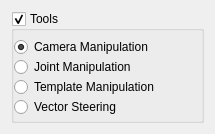
<?xml version="1.0" encoding="UTF-8"?>
<ui version="4.0">
 <class>ToolsOptionsWidget</class>
 <widget class="QWidget" name="ToolsOptionsWidget">
  <property name="geometry">
   <rect>
    <x>0</x>
    <y>0</y>
    <width>211</width>
    <height>130</height>
   </rect>
  </property>
  <property name="maximumSize">
   <size>
    <width>16777215</width>
    <height>160</height>
   </size>
  </property>
  <property name="windowTitle">
   <string>ToolsOptionsWidget</string>
  </property>
  <layout class="QVBoxLayout" name="verticalLayout">
   <item>
    <widget class="QGroupBox" name="groupBox">
     <property name="minimumSize">
      <size>
       <width>193</width>
       <height>112</height>
      </size>
     </property>
     <property name="maximumSize">
      <size>
       <width>16777215</width>
       <height>112</height>
      </size>
     </property>
     <property name="title">
      <string>Tools</string>
     </property>
     <property name="checkable">
      <bool>true</bool>
     </property>
     <layout class="QVBoxLayout" name="verticalLayout_2">
      <property name="spacing">
       <number>0</number>
      </property>
      <property name="leftMargin">
       <number>0</number>
      </property>
      <property name="topMargin">
       <number>6</number>
      </property>
      <property name="rightMargin">
       <number>0</number>
      </property>
      <property name="bottomMargin">
       <number>0</number>
      </property>
      <item>
       <widget class="QRadioButton" name="camera_tool">
        <property name="text">
         <string>Camera Manipulation</string>
        </property>
        <property name="checked">
         <bool>true</bool>
        </property>
       </widget>
      </item>
      <item>
       <widget class="QRadioButton" name="widget_tool">
        <property name="text">
         <string>Joint Manipulation</string>
        </property>
       </widget>
      </item>
      <item>
       <widget class="QRadioButton" name="template_tool">
        <property name="text">
         <string>Template Manipulation</string>
        </property>
       </widget>
      </item>
      <item>
       <widget class="QRadioButton" name="steering_tool">
        <property name="text">
         <string>Vector Steering</string>
        </property>
       </widget>
      </item>
     </layout>
    </widget>
   </item>
  </layout>
 </widget>
 <layoutdefault spacing="6" margin="11"/>
 <resources/>
 <connections/>
 <slots>
  <slot>treeItemChanged(QTreeWidgetItem*,QTreeWidgetItem*)</slot>
  <slot>insertButtonPressed()</slot>
 </slots>
</ui>
